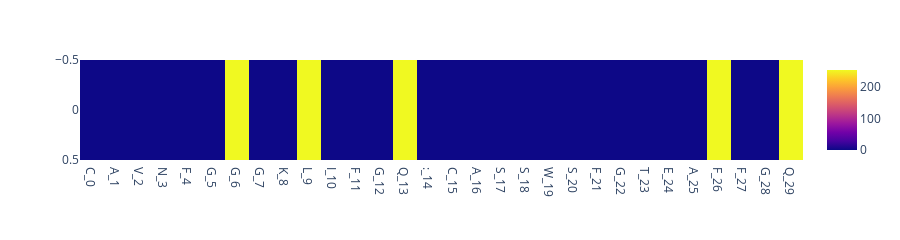

Notebook code cell kept with this figure:
### Code cell
print()

attended_tcrs, attended_peps = get_attended(cdr_alpha, cdr_beta, peptide)
temp = attended_tcrs.to_frame().rename(columns={0:'is_attention_large'})
temp['cdrs'] = cdrs
temp['#Hbonds'] = Hbonds_list
temp['#Hbonds_cdr'] = HbondsCDR_list
temp['AA_type'] = temp.reset_index()['index'].apply(lambda x: x.split('_')[0]).values

display(temp.T) #, attended_peps
display(px.imshow(attended_tcrs.to_frame().T, 
                  aspect="auto",
                  height=200
                 ))
plt.show()
display(attended_peps.to_frame().T) #, attended_peps

### Figure 1 — Plotly figure (JSON) as saved in the notebook; plotly's stock layout.template omitted (floating-point values rounded to 4 significant figures)
{"data": [{"coloraxis": "coloraxis", "hovertemplate": "x: %{x}<br>y: %{y}<br>color: %{z}<extra></extra>", "name": "0", "type": "heatmap", "x": ["C_0", "A_1", "V_2", "N_3", "F_4", "G_5", "G_6", "G_7", "K_8", "L_9", "I_10", "F_11", "G_12", "Q_13", ":_14", "C_15", "A_16", "S_17", "S_18", "W_19", "S_20", "F_21", "G_22", "T_23", "E_24", "A_25", "F_26", "F_27", "G_28", "Q_29"], "xaxis": "x", "y": [0], "yaxis": "y", "z": [[0, 0, 0, 0, 0, 0, 255, 0, 0, 255, 0, 0, 0, 255, 0, 0, 0, 0, 0, 0, 0, 0, 0, 0, 0, 0, 255, 0, 0, 255]]}], "layout": {"coloraxis": {"colorscale": [[0, "#0d0887"], [0.1111, "#46039f"], [0.2222, "#7201a8"], [0.3333, "#9c179e"], [0.4444, "#bd3786"], [0.5556, "#d8576b"], [0.6667, "#ed7953"], [0.7778, "#fb9f3a"], [0.8889, "#fdca26"], [1, "#f0f921"]]}, "height": 200, "margin": {"t": 60}, "xaxis": {"anchor": "y", "domain": [0, 1]}, "yaxis": {"anchor": "x", "autorange": "reversed", "domain": [0, 1]}}}
